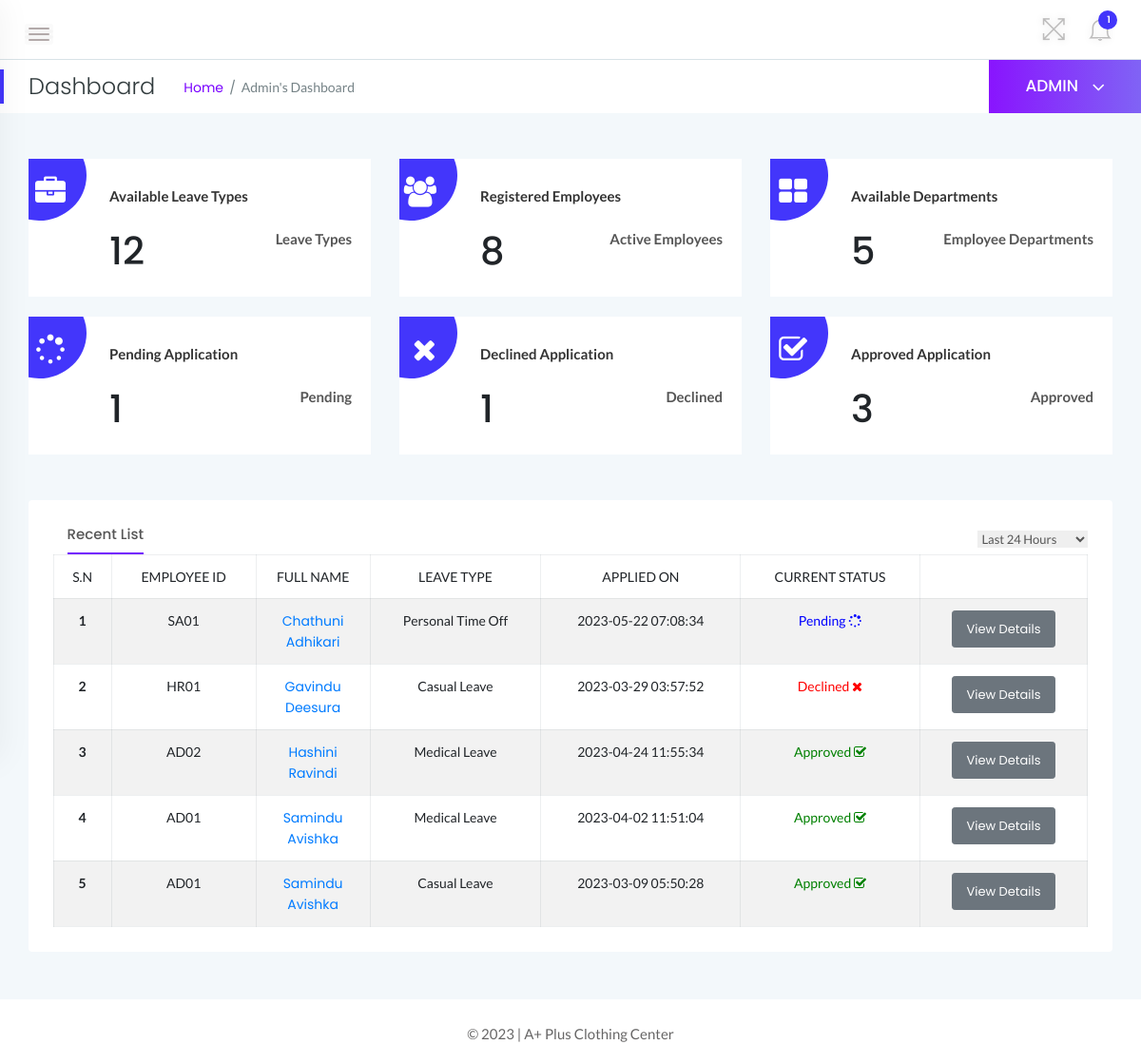
Screenshot of /admin/dashboard.php (signed in) with the database file from the repository.
### tables this page shows
CREATE TABLE `tblleaves` (
  `id` int(11) NOT NULL,
  `LeaveType` varchar(110) NOT NULL,
  `ToDate` varchar(120) NOT NULL,
  `FromDate` varchar(120) NOT NULL,
  `Description` mediumtext NOT NULL,
  `PostingDate` timestamp NOT NULL DEFAULT current_timestamp(),
  `AdminRemark` mediumtext DEFAULT NULL,
  `AdminRemarkDate` varchar(120) DEFAULT NULL,
  `Status` int(1) NOT NULL,
  `IsRead` int(1) NOT NULL,
  `empid` int(11) DEFAULT NULL
);

CREATE TABLE `tblemployees` (
  `id` int(11) NOT NULL,
  `EmpId` varchar(100) NOT NULL,
  `FirstName` varchar(150) NOT NULL,
  `LastName` varchar(150) NOT NULL,
  `EmailId` varchar(200) NOT NULL,
  `Password` varchar(180) NOT NULL,
  `Gender` varchar(100) NOT NULL,
  `Dob` varchar(100) NOT NULL,
  `Department` varchar(255) NOT NULL,
  `Address` varchar(255) NOT NULL,
  `City` varchar(200) NOT NULL,
  `Country` varchar(150) NOT NULL,
  `Phonenumber` char(11) NOT NULL,
  `Status` int(1) NOT NULL,
  `RegDate` timestamp NOT NULL DEFAULT current_timestamp()
);

### admin/dashboard.php (the view, shortened to what this page needs)
<?php
    if(strlen($_SESSION['alogin'])==0){
        header('location:index.php');
    } else {
?>
<!doctype html>
<html class="no-js" lang="en">
<head>
    <link rel="stylesheet" href="../assets/css/bootstrap.min.css">
    <link rel="stylesheet" href="../assets/css/font-awesome.min.css">
    <link rel="stylesheet" href="../assets/css/themify-icons.css">
    <link rel="stylesheet" href="../assets/css/metisMenu.css">
    <link rel="stylesheet" href="../assets/css/owl.carousel.min.css">
    <link rel="stylesheet" href="../assets/css/slicknav.min.css">
    <link rel="stylesheet" href="https://www.amcharts.com/lib/3/plugins/export/export.css" type="text/css" media="all" />
    <link rel="stylesheet" href="../assets/css/typography.css">
    <link rel="stylesheet" href="../assets/css/default-css.css">
    <link rel="stylesheet" href="../assets/css/styles.css">
    <link rel="stylesheet" href="../assets/css/responsive.css">
</head>
<body>
    <div class="page-container">
        <div class="main-content">
            <div class="header-area">
                <div class="row align-items-center">
                    <div class="col-md-6 col-sm-8 clearfix">
                        <div class="nav-btn pull-left">
                            <span></span>
                            <span></span>
                            <span></span>
                        </div>
                    </div>
                    <div class="col-md-6 col-sm-4 clearfix">
                        <ul class="notification-area pull-right">
                            <li id="full-view"><i class="ti-fullscreen"></i></li>
                            <?php include '../includes/admin-notification.php'?>
                        </ul>
                    </div>
                </div>
            </div>
            <div class="page-title-area">
                <div class="row align-items-center">
                    <div class="col-sm-6">
                        <div class="breadcrumbs-area clearfix">
                            <h4 class="page-title pull-left">Dashboard</h4>
                            <ul class="breadcrumbs pull-left">
                                <li><a href="dashboard.php">Home</a></li>
                                <li><span>Admin's Dashboard</span></li>
                            </ul>
                        </div>
                    </div>
                    <div class="col-sm-6 clearfix">
                        <div class="user-profile pull-right">
                            <h4 class="user-name dropdown-toggle" data-toggle="dropdown">ADMIN <i class="fa fa-angle-down"></i></h4>
                        </div>
                    </div>
                </div>
            </div>
            <div class="main-content-inner">
                <div class="sales-report-area mt-5 mb-5">
                    <div class="row">
                        <div class="col-md-4">
                            <div class="single-report mb-xs-30">
                                <div class="s-report-inner pr--20 pt--30 mb-3">
                                    <div class="icon"><i class="fa fa-briefcase"></i></div>
                                    <div class="s-report-title d-flex justify-content-between">
                                        <h4 class="header-title mb-0">Available Leave Types</h4>
                                    </div>
                                    <div class="d-flex justify-content-between pb-2">
                                        <h1><?php include 'counters/leavetype-counter.php'?></h1>
                                        <span>Leave Types</span>
                                    </div>
                                </div>
                            </div>
                        </div>
                        <div class="col-md-4">
                            <div class="single-report mb-xs-30">
                                <div class="s-report-inner pr--20 pt--30 mb-3">
                                    <div class="icon"><i class="fa fa-users"></i></div>
                                    <div class="s-report-title d-flex justify-content-between">
                                        <h4 class="header-title mb-0">Registered Employees</h4>
                                    </div>
                                    <div class="d-flex justify-content-between pb-2">
                                        <h1><?php include 'counters/emp-counter.php'?></h1>
                                        <span>Active Employees</span>
                                    </div>
                                </div>
                            </div>
                        </div>
                        <div class="col-md-4">
                            <div class="single-report">
                                <div class="s-report-inner pr--20 pt--30 mb-3">
                                    <div class="icon"><i class="fa fa-th-large"></i></div>
                                    <div class="s-report-title d-flex justify-content-between">
                                        <h4 class="header-title mb-0">Available Departments</h4>
                                    </div>
                                    <div class="d-flex justify-content-between pb-2">
                                        <h1><?php include 'counters/dept-counter.php'?></h1>
                                        <span>Employee Departments</span>
                                    </div>
                                </div>
                            </div>
                        </div>
                    </div>
                    <br>
                    <div class="row">
                        <div class="col-md-4">
                            <div class="single-report mb-xs-30">
                                <div class="s-report-inner pr--20 pt--30 mb-3">
                                    <div class="icon"><i class="fa fa-spinner"></i></div>
                                    <div class="s-report-title d-flex justify-content-between">
                                        <h4 class="header-title mb-0">Pending Application</h4>
                                    </div>
                                    <div class="d-flex justify-content-between pb-2">
                                        <h1><?php include 'counters/pendingapp-counter.php'?></h1>
                                        <span>Pending</span>
                                    </div>
                                </div>
                            </div>
                        </div>
                        <div class="col-md-4">
                            <div class="single-report mb-xs-30">
                                <div class="s-report-inner pr--20 pt--30 mb-3">
                                    <div class="icon"><i class="fa fa-times"></i></div>
                                    <div class="s-report-title d-flex justify-content-between">
                                        <h4 class="header-title mb-0">Declined Application</h4>
                                    </div>
                                    <div class="d-flex justify-content-between pb-2">
                                        <h1><?php include 'counters/declineapp-counter.php'?></h1>
                                        <span>Declined</span>
                                    </div>
                                </div>
                            </div>
                        </div>
                        <div class="col-md-4">
                            <div class="single-report">
                                <div class="s-report-inner pr--20 pt--30 mb-3">
                                    <div class="icon"><i class="fa fa-check-square-o"></i></div>
                                    <div class="s-report-title d-flex justify-content-between">
                                        <h4 class="header-title mb-0">Approved Application</h4>
                                    </div>
                                    <div class="d-flex justify-content-between pb-2">
                                        <h1><?php include 'counters/approvedapp-counter.php'?></h1>
                                        <span>Approved</span>
                                    </div>
                                </div>
                            </div>
                        </div>
                    </div>
                </div>
                <div class="row">
                    <div class="col-12">
                        <div class="card">
                            <div class="card-body">
							<div class="d-sm-flex justify-content-between align-items-center">
                                    <div class="trd-history-tabs">
                                        <ul class="nav" role="tablist">
                                            <li>
                                                <a class="active" data-toggle="tab" href="dashboard.php" role="tab">Recent List</a>
                                            </li>
                                        </ul>
                                    </div>
                                    <select class="custome-select border-0 pr-3">
                                        <option selected>Last 24 Hours</option>
                                    </select>
                                </div>
                                        <div class="single-table">
                                            <div class="table-responsive">
                                                <table class="table table-hover table-bordered table-striped progress-table text-center">
                                                <thead class="text-uppercase">
                                                <tr>
                                                        <td>S.N</td>
                                                        <td>Employee ID</td>
                                                        <td width="120">Full Name</td>
                                                        <td>Leave Type</td>
                                                        <td>Applied On</td>
                                                        <td>Current Status</td>
                                                        <td></td>
                                                    </tr>
                                                </thead>
                                                <tbody>
                                                <?php
                                                    $sql = "SELECT tblleaves.id as lid,tblemployees.FirstName,tblemployees.LastName,tblemployees.EmpId,tblemployees.id,tblleaves.LeaveType,tblleaves.PostingDate,tblleaves.Status from tblleaves join tblemployees on tblleaves.empid=tblemployees.id order by lid desc limit 7";
                                                    $query = $dbh -> prepare($sql);
                                                    $query->execute();
                                                    $results=$query->fetchAll(PDO::FETCH_OBJ);
                                                    $cnt=1;
                                                    if($query->rowCount() > 0){
                                                    foreach($results as $result)
                                                    {
                                                ?>
                                        <tr>
                                            <td> <b><?php echo htmlentities($cnt);?></b></td>
                                            <td><?php echo htmlentities($result->EmpId);?></td>
                                            <td><a href="update-employee.php?empid=<?php echo htmlentities($result->id);?>" target="_blank"><?php echo htmlentities($result->FirstName." ".$result->LastName);?></a></td>
                                            <td><?php echo htmlentities($result->LeaveType);?></td>
                                            <td><?php echo htmlentities($result->PostingDate);?></td>
                                            <td><?php $stats=$result->Status;
                                            if($stats==1){
                                             ?>
                                                 <span style="color: green">Approved <i class="fa fa-check-square-o"></i></span>
                                                 <?php } if($stats==2)  { ?>
                                                <span style="color: red">Declined <i class="fa fa-times"></i></span>
                                                 <?php } if($stats==0)  { ?>
                                            <span style="color: blue">Pending <i class="fa fa-spinner"></i></span>
                                            <?php } ?>
                                             </td>
                                            <td><a href="employeeLeave-details.php?leaveid=<?php echo htmlentities($result->lid);?>" class="btn btn-secondary btn-sm">View Details</a></td>
                                            </tr>
                                                <?php $cnt++;} }?>
                                            </tbody>
                                                </table>
                                            </div>
                                        </div>
                                        </div>
                        </div>
                    </div>
                </div>
                </div>
            </div>
            <?php include '../includes/footer.php' ?>
        </div>
</body>
</html>
<?php } ?>

### rows the page displays
tblleaves: tblemployees.EmpId "SA01", tblemployees.FirstName+LastName "Chathuni Adhikari", LeaveType "Personal Time Off", PostingDate "2023-05-22 07:08:34", Status "Pending"
tblleaves: tblemployees.EmpId "HR01", tblemployees.FirstName+LastName "Gavindu Deesura", LeaveType "Casual Leave", PostingDate "2023-03-29 03:57:52", Status "Declined"
tblleaves: tblemployees.EmpId "AD02", tblemployees.FirstName+LastName "Hashini Ravindi", LeaveType "Medical Leave", PostingDate "2023-04-24 11:55:34", Status "Approved"
tblleaves: tblemployees.EmpId "AD01", tblemployees.FirstName+LastName "Samindu Avishka", LeaveType "Medical Leave", PostingDate "2023-04-02 11:51:04", Status "Approved"
tblleaves: tblemployees.EmpId "AD01", tblemployees.FirstName+LastName "Samindu Avishka", LeaveType "Casual Leave", PostingDate "2023-03-09 05:50:28", Status "Approved"

### other values shown
$unreadcount "1"
$leavtypcount "12"
$empcount "8"
$dptcount "5"
$leavtypcount "1"
$leavtypcount "3"
